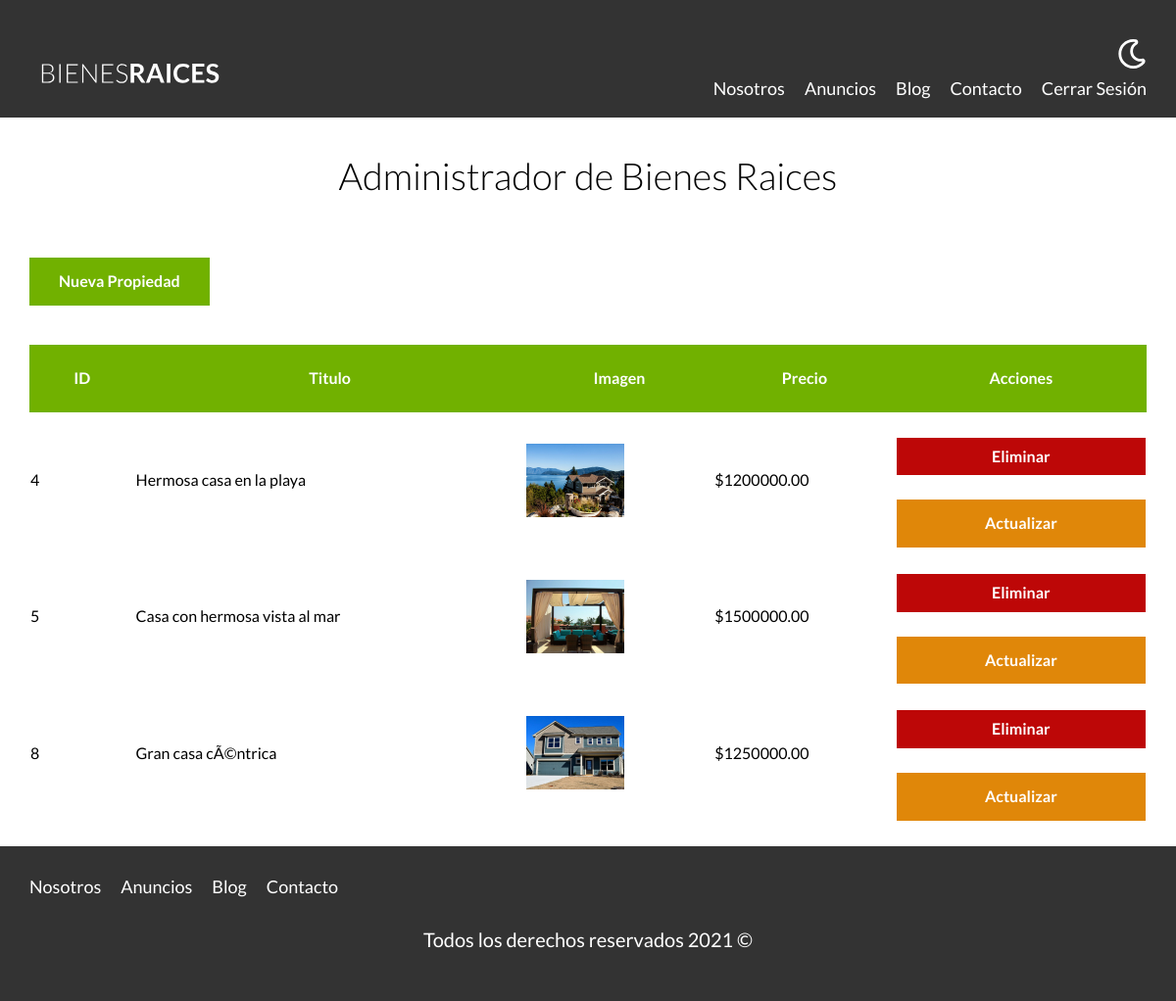
The page /admin (signed in) on the database its author committed.
### tables this page shows
CREATE TABLE `propiedades` (
  `id` int(11) NOT NULL AUTO_INCREMENT,
  `titulo` varchar(60) DEFAULT NULL,
  `precio` decimal(10,2) DEFAULT NULL,
  `imagen` varchar(200) DEFAULT NULL,
  `descripcion` longtext,
  `habitaciones` int(1) DEFAULT NULL,
  `wc` int(1) DEFAULT NULL,
  `estacionamiento` int(1) DEFAULT NULL,
  `creado` date DEFAULT NULL,
  `vendedorId` int(11) DEFAULT NULL,
  PRIMARY KEY (`id`),
  KEY `vendedorId_idx` (`vendedorId`),
  CONSTRAINT `vendedorId` FOREIGN KEY (`vendedorId`) REFERENCES `vendedores` (`id`) ON DELETE NO ACTION ON UPDATE NO ACTION
);

### admin/index.php (the view, shortened to what this page needs)
<?php
    $db = conectarDB();
    $query = "SELECT * FROM propiedades";
    $resultadoConsulta = mysqli_query($db, $query);
?>
    <main class="contenedor seccion">
        <h1>Administrador de Bienes Raices</h1>
        <a href="/admin/propiedades/crear.php" class="boton boton-verde">Nueva Propiedad</a>
        <table class="propiedades">
            <thead>
                <tr>
                    <th>ID</th>
                    <th>Titulo</th>
                    <th>Imagen</th>
                    <th>Precio</th>
                    <th>Acciones</th>
                </tr>
            </thead>
            <tbody>
                <?php while( $propiedad = mysqli_fetch_assoc($resultadoConsulta)): ?>
                <tr>
                    <td><?php echo $propiedad['id']; ?></td>
                    <td><?php echo $propiedad['titulo']; ?></td>
                    <td><img src="/imagenes/<?php echo $propiedad['imagen']; ?>" alt="" class="imagen-tabla"></td>
                    <td>$<?php echo $propiedad['precio']; ?></td>
                    <td>
                        <form method="POST" class="w-100">
                            <input type="submit" class="boton-rojo-block" value="Eliminar">
                        </form>
                        <a href="propiedades/actualizar.php?id=<?php echo $propiedad['id']; ?>"
                        class="boton-amarillo-block">Actualizar</a>
                    </td>
                </tr>
                <?php endwhile; ?>
            </tbody>
        </table>
    </main>

### build/css/app.css (style rules this page uses)
html { line-height:1.15;-webkit-text-size-adjust:100% }
body { margin:0 }
main { display:block }
h1 { font-size:2em;margin:.67em 0 }
a { background-color:transparent }
img { border-style:none }
button,input,optgroup,select,textarea { font-family:inherit;font-size:100%;line-height:1.15;margin:0 }
button,input { overflow:visible }
[type=button],[type=reset],[type=submit],button { -webkit-appearance:button }
html { font-size:62.5%;box-sizing:border-box }
*,:after,:before { box-sizing:inherit }
body { font-family:Lato,sans-serif;font-size:1.6rem;line-height:1.8 }
.contenedor { width:95%;max-width:120rem;margin:0 auto }
a { text-decoration:none }
img,picture { width:100%;display:block }
h1,h2,h3 { font-family:Lato,sans-serif;margin:2.5rem 0;font-weight:300;text-align:center }
h1 { font-size:3.8rem }
.seccion { margin-top:2.5rem;margin-bottom:2.5rem }
.w-100 { width:100% }
.boton-amarillo-block { background-color:#e08709;color:#fff;font-weight:700;text-decoration:none;padding:1rem 3rem;text-align:center;margin-top:2.5rem;display:block;border:none }
.boton-verde { background-color:#71b100;color:#fff;font-weight:700;text-decoration:none;padding:1rem 3rem;text-align:center;margin-top:2.5rem;display:inline-block;border:none }
.boton-rojo-block { background-color:#bd0707;color:#fff;font-weight:700;text-decoration:none;padding:1rem 3rem;text-align:center;margin-top:2.5rem;display:block;border:none;width:100% }
table.propiedades { margin-top:4rem;width:100%;border-spacing:0 }
table.propiedades thead { background-color:#71b100 }
table.propiedades thead th { color:#fff;padding:2rem }
table.propiedades .imagen-tabla { width:10rem }

### rows shown on the page
propiedades: id "4", titulo "Hermosa casa en la playa", imagen (picture), precio "1200000.00"
propiedades: id "5", titulo "Casa con hermosa vista al mar", imagen (picture), precio "1500000.00"
propiedades: id "8", titulo "Gran casa cÃ©ntrica", imagen (picture), precio "1250000.00"
